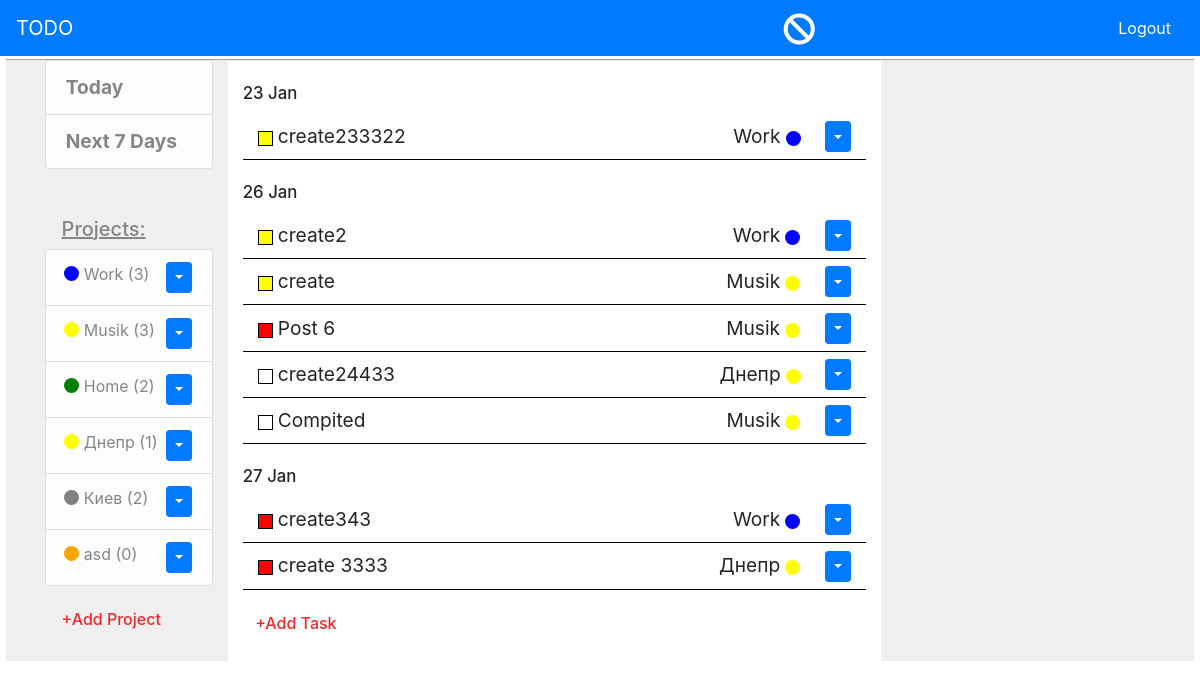
/archive/ (signed in), run on an earlier commit of the app's database.
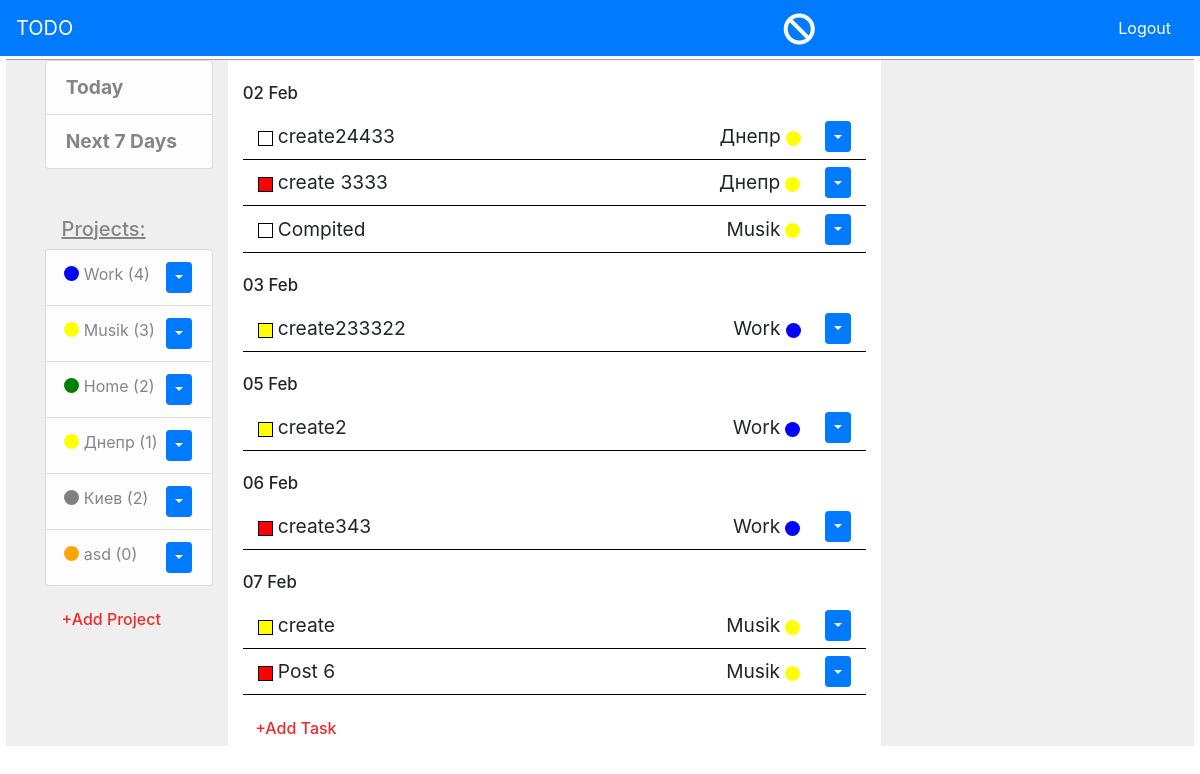
And on a later commit of the database.
### to_do/models.py (models this page shows, shortened)
class Project(models.Model):
	title = models.CharField(max_length = 150)
	color = models.CharField(max_length = 20)
	user = models.ForeignKey(settings.AUTH_USER_MODEL, on_delete = models.CASCADE, related_name = 'user', blank = True)
	def __str__(self):
		return self.title

class Task(models.Model):
	HIGH = -1
	MIDDLE = 0
	LOW = 1
	PRIORITY = ((HIGH, 'red'),(MIDDLE, 'yellow'),(LOW, 'white'))
	COMPLETED = 1
	UNCOMPLETED = 0
	STATUS = ((COMPLETED, 'Completed'),(UNCOMPLETED, 'Uncompleted'))
	project = models.ForeignKey(Project, on_delete = models.CASCADE, related_name = 'project')
	title = models.CharField(max_length = 150)
	priority = models.IntegerField(choices = PRIORITY, default = MIDDLE)
	status = models.IntegerField(choices = STATUS, default = UNCOMPLETED)
	timestamp = models.DateTimeField(blank = True, default = timezone.now)
	class Meta:
		ordering = ['priority']

### to_do/views.py (the view)
# urls.py: path('archive/', ArchiveListView.as_view(), name = 'archive'),
class ArchiveListView(MainClass, DetailMixin, CreateFormMixin, ListView):
	redirect_path = '#'
	archive = True

### to_do/templates/to_do/base.html (shortened to what this page needs)
{% extends 'base.html' %}
{% load crispy_forms_tags %}
{% block sidebar %}
	{% if user.is_active %}
		{% include 'to_do/includes/sidebar.html' %}
	{% endif %}
{% endblock %}
{% block content %}
	{% if user.is_active %}
		{% include 'to_do/includes/content.html' %}
	{% else %}
	<div class = 'container'>
		<h4>You must <a href="{% url 'login_view' %}">Log In</a> before see all.</h4>
		<h5>If you don't have an account, you can <a href="{% url 'registration' %}">Register</a></h5>
	</div>
	{% endif %}
{% endblock %}

### to_do/templates/to_do/includes/sidebar.html (shortened to what this page needs)
{% load crispy_forms_tags %}
		  <div class="content-section">
	          <ul class="list-group first-ul">
	            <li class="list-group-item list-group-item-light"><a href="{% url 'base_view' %}">Today</a></li>
	            <li class="list-group-item list-group-item-light"><a href="{% url 'task_7today' %}">Next 7 Days</a></li>
	          </ul>
	          <br><br>
	          <h5 id = 'pr-title'>Projects:</h5>
	          <ul class="list-group">
	          	{% for project in projects %}
	            <li class="list-group-item list-group-item-light">
	            	<div class="circle" style = 'background-color: {{ project.color|lower }}'></div>
	            	<a href="{% url 'project-list' project.id project.title %}">{{ project.title }}
						{%for count in count_task%}
							{% if project.id ==  count.project%}
								({{count.count}})
							{% endif %}
						{%endfor%}
						{%for test in tests%}
							{% if project.title ==  test.title and test.count == 0 %}
								({{ test.count }})
							{% endif %}
						{%endfor%}
	            	</a>
	            	<div class="dropdown" style = 'float:right;'>
					  <button class="btn btn-primary btn-sm dropdown-toggle" type="button" id="dropdownMenuButton" data-toggle="dropdown" aria-haspopup="true" aria-expanded="false" ></button>
					</div>
	            </li>
	            {% endfor %}
	          </ul>
	          <br>
			  <h6 class = 'add-button-project'>+{{ button_project_title }}</h6>
	      </div>

### to_do/templates/to_do/includes/content_info.html (shortened to what this page needs)
{% for date in dates %}
					<h4 class = 'mt-3'>
						{% if title == 'Today' %}
							{{ title }}
						{% else %}
							<span style = 'font-size: 0.7em;'>{{ date.timestamp__date|date:'d M' }}</span>
						{% endif %}
					</h4>
					{% for task in tasks %}
						{% if task.timestamp.date == date.timestamp__date  %}
							<table>
								<tr>
									<td style = 'width:5%;'><div class="square" style = 'background-color: {{ task.get_priority_display|lower }}'></div></td>
									<td style = 'width:65%;'>{{ task.title }}</td>
									<td class = 'task-td' style = 'width:20%; '>{{ task.project }}</td>
									<td style = 'width:10%;'><div class="circle" style = 'background-color: {{ task.project.color|lower }}'></div></td>
									<td>
										<div class="dropdown" style = 'float:right;'>
										  <button class="btn btn-primary btn-sm dropdown-toggle" type="button" id="dropdownMenuButton" data-toggle="dropdown" aria-haspopup="true" aria-expanded="false" ></button>
										</div>
									</td>
								</tr>
							</table>
						{% endif %}
					{% endfor %}
				{% endfor %}

What changed in the data, as far as the page shows it:
changed Task "create24433": moves from the list under "26 Jan" to the list under "02 Feb"
changed Task "create 3333": moves from the list under "27 Jan" to the list under "02 Feb"
changed Task "Compited": moves from the list under "26 Jan" to the list under "02 Feb"
changed Task "create233322": moves from the list under "23 Jan" to the list under "03 Feb"
changed Task "create2": moves from the list under "26 Jan" to the list under "05 Feb"
changed Task "create343": moves from the list under "27 Jan" to the list under "06 Feb"
changed Task "create": moves from the list under "26 Jan" to the list under "07 Feb"
changed Task "Post 6": moves from the list under "26 Jan" to the list under "07 Feb"
Also different on the page:
new list line: "( 4 )"
new list line: "02 Feb"
new list line: "03 Feb"
new list line: "05 Feb"
new list line: "06 Feb"
new list line: "07 Feb"
list line gone: "( 3 )"
list line gone: "23 Jan"
list line gone: "26 Jan"
list line gone: "27 Jan"
